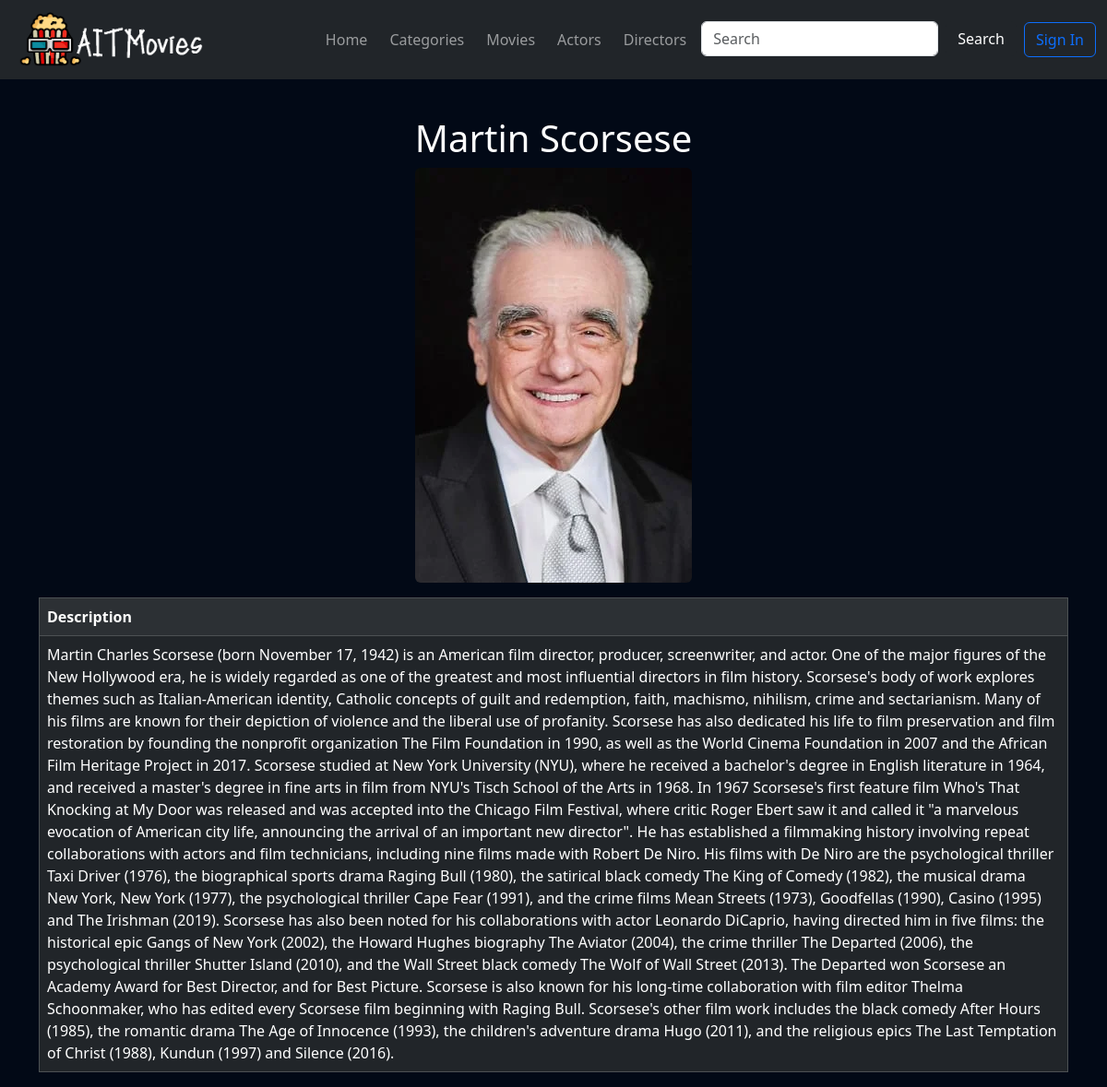
Page /director_profile.php?directorid=1 on the committed database.
### tables this page shows
CREATE TABLE `directors` (
  `directorid` int(11) NOT NULL,
  `fname` varchar(255) NOT NULL,
  `lname` varchar(255) NOT NULL,
  `gender` varchar(15) NOT NULL,
  `description` text NOT NULL,
  `movie1` varchar(255) NOT NULL,
  `movie2` varchar(255) NOT NULL,
  `movie3` varchar(255) NOT NULL,
  `photo` varchar(255) NOT NULL
);

### director_profile.php (the view, shortened to what this page needs)
<!DOCTYPE html>
<html lang="en">
<head>
    <link href="https://cdn.jsdelivr.net/npm/bootstrap@5.3.3/dist/css/bootstrap.min.css" rel="stylesheet">
</head>
<body>
    <?php
    include 'navbar.php';
    include 'db_connect.php';
    $directorId = $_GET['directorid'] ?? '';
    $directorQuery = "SELECT * FROM directors WHERE directorid = ?";
    $directorStmt = $conn->prepare($directorQuery);
    $directorStmt->bind_param("i", $directorId);
    $directorStmt->execute();
    $directorResult = $directorStmt->get_result();
    $director = $directorResult->fetch_assoc();
    if ($director) {
    ?>
    <div class="container mt-5">
        <h1 class="text-center text-white"><?= htmlspecialchars($director['fname']) ?>
            <?= htmlspecialchars($director['lname']) ?></h1>
        <div class="row justify-content-center">
            <div class="col-md-6 col-lg-4 d-flex justify-content-center">
                <img src="<?= htmlspecialchars($director['photo']) ?>" class="img-fluid rounded" alt="Director Image">
            </div>
        </div>
        <div class="row mt-3">
            <div class="table-responsive">
                <table class="table table-dark table-striped table-bordered w-100">
                    <tbody>
                        <tr>
                            <th>Description</th>
                        </tr>
                        <tr>
                            <td><?= htmlspecialchars($director['description']) ?></td>
                        </tr>
                    </tbody>
                </table>
            </div>
        </div>
    </div>
    <?php
    } else {
        echo "<p>Director not found.</p>";
    }
    ?>
</body>
</html>

### style.css (style rules this page uses)
body { padding-top: 78px; background-color: #020916; }

### rows in the picture
directors: fname "Martin", lname "Scorsese", photo (picture), description "Martin Charles Scorsese (born November 17, 1942) is an American film director, producer, screenwriter, and actor. One of the major figures of the New Hollywood era, he is widely regarded as one of the greatest and most influential directors in film history. Scorsese's body of work explores themes such as Italian-American identity, Catholic concepts of guilt and redemption, faith, machismo, nihilism, crime and sectarianism. Many of his films are known for their depiction of violence and the liberal use of profanity. Scorsese has also dedicated his life to film preservation and film restoration by founding the nonprofit organization The Film Foundation in 1990, as well as the World Cinema…"
